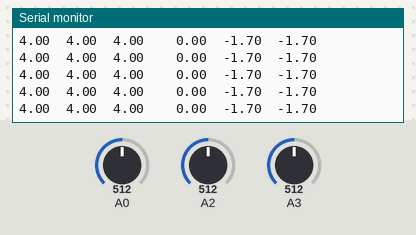
A sketch run on a simulated Arduino Uno, built with avr-gcc and run on an emulated ATmega328P. On the bench: the last lines printed to the serial monitor. The inputs (shaded band) are chosen by the test bench; at power-on: A0 = 512, A2 = 512, A3 = 512.

Above: at 1.2 s.
1.3 s: A0 set to 529
At 1.8 s:
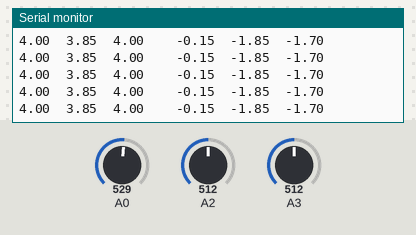
4.3 s: A2 set to 251
At 5.0 s:
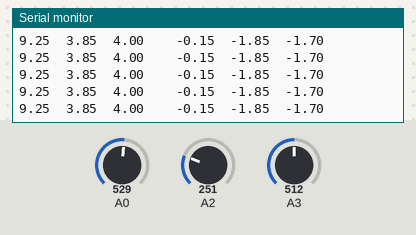
7.3 s: A2 set to 218
At 8.3 s:
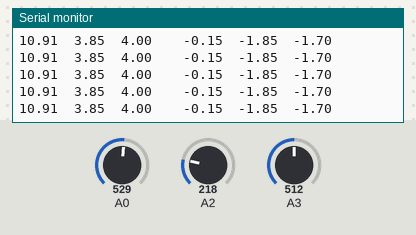
8.8 s: A3 set to 543
At 9.6 s:
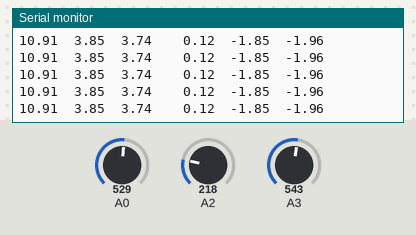
Timing chart, 0 to 11.8 s (numbered marks = the images above; inputs shaded):
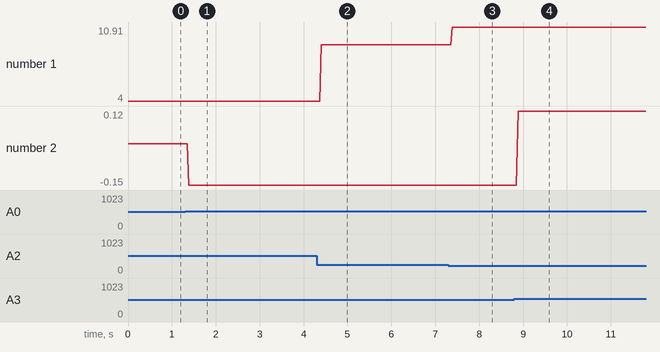

Measured:
- after the input at 1.3 s, the serial monitor: prints a new line after 0.08 s (image 1)
- after the input at 4.3 s, the serial monitor: prints a new line after 0.10 s (image 2)
- after the input at 7.3 s, the serial monitor: prints a new line after 0.09 s (image 3)
- after the input at 8.8 s, the serial monitor: prints a new line after 0.08 s (image 4)
- plotted number 1: 4 → 9.25 after the input at 4.3 s, 9.25 → 10.91 after the input at 7.3 s
- plotted number 2: 0 → -0.15 after the input at 1.3 s, -0.15 → 0.12 after the input at 8.8 s

The sketch:

IRSensorUnitTest.ino
```cpp
#include <TaskManager.h>
#include <RobotController.h>

#include <IRSensor.h>

/*****************************************/

// Front facing IR Sensor connected to Pin A2
// Left facing front IR Sensor connected to Pin A0
// Right facing rear IR Sensor connected to Pin A3
IRSensor front_ir(A2);
IRSensor left_ir(A0);
IRSensor right_ir(A3);

void setup()
{
  Serial.begin(9600);
}

void loop()
{
  computeIR();
  Serial.print(front_ir_distance);
  Serial.print("\t");
  Serial.print(left_ir_distance);
  Serial.print("\t");
  Serial.print(right_ir_distance);
  Serial.print("\t\t");
  Serial.print(both_difference_distance);
  Serial.print("\t");
  Serial.print(left_difference_distance);
  Serial.print("\t");
  Serial.println(right_difference_distance);
}

void computeIR()
{
  front_ir_distance = front_ir.getDistance();
  left_ir_distance = left_ir.getDistance();
  right_ir_distance = right_ir.getDistance();

  both_difference_distance = left_ir_distance - right_ir_distance;
  left_difference_distance = left_ir_distance - FOLLOW_DISTANCE;
  right_difference_distance = right_ir_distance - FOLLOW_DISTANCE;
}
```
